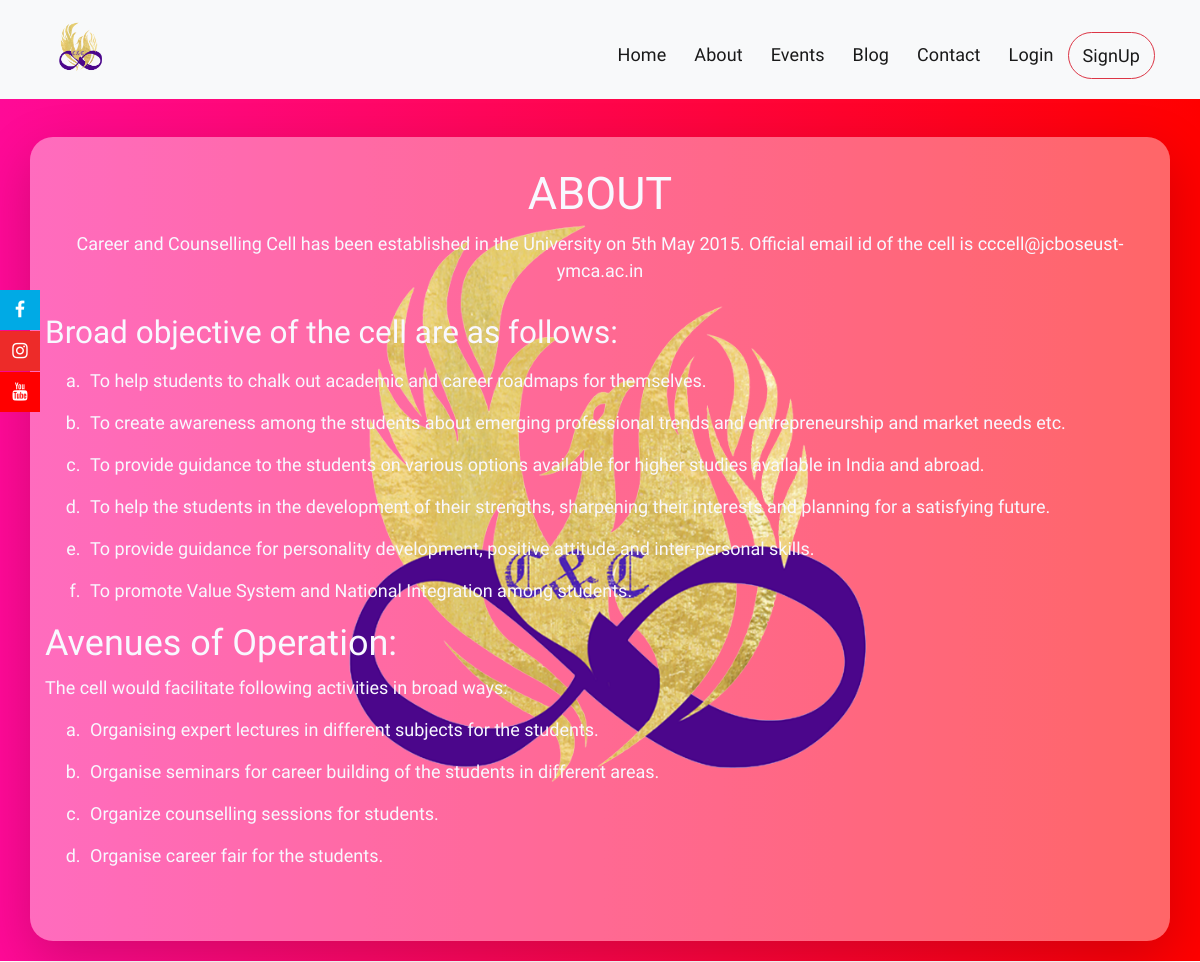
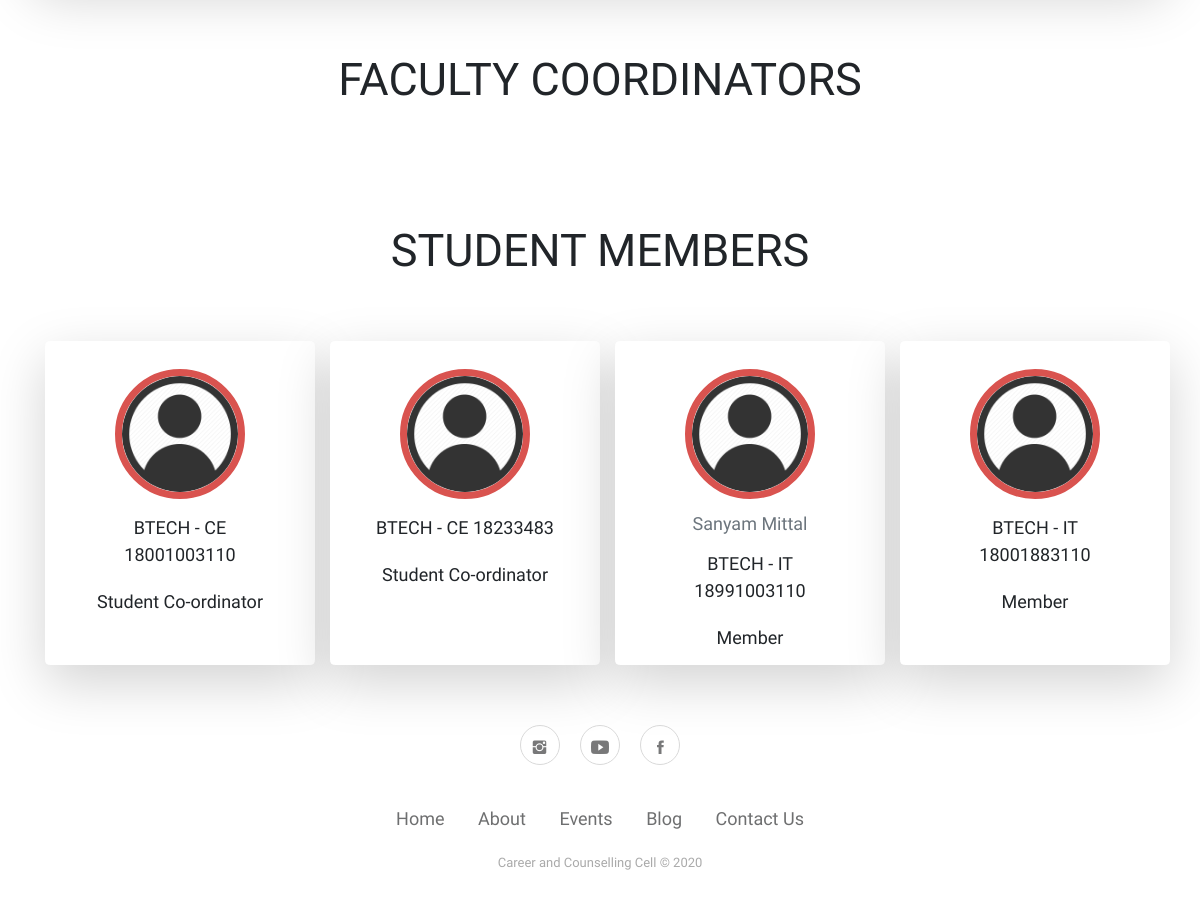
The page /about/ on the database its author committed (2 pictures, top to bottom).
### core/models.py (models this page shows, shortened)
class Member(models.Model):
    user = models.OneToOneField(User, on_delete=models.CASCADE)
    userprofile = models.ForeignKey(UserProfile, on_delete=models.CASCADE, default=None, blank=True, null=True)
    description = models.CharField(choices=member_description, max_length=100)
    status = models.CharField(choices=member_status, max_length=100, blank=True, null=True)
    class Meta:
        ordering = ['-description']

### accounts/models.py (models this page shows, shortened)
class UserProfile(models.Model):
    user = models.OneToOneField(User, on_delete=models.CASCADE)
    pic = models.ImageField(default='student pics/default_user.png', upload_to='student pics', blank=True, null=True)
    roll_no = models.BigIntegerField(unique=True)
    course = models.CharField(choices=courses, max_length=50)
    branch = models.CharField(choices=branch, max_length=50)
    icard = models.ImageField(upload_to='icard', blank=True, null=True)
    phoneno = models.BigIntegerField(default=None)
    password2 = models.CharField(default=None, max_length=100, blank=True, null=True)
    class Meta:
        ordering = ['-roll_no', 'branch', 'course']

### core/views.py (the view)
# urls.py: path('about/', about, name='about'),
def about(request):
    members = Member.objects.all()
    faculties = FacultyProfile.objects.all()
    context = {
        'members': members,
        'faculties': faculties,
    }
    return render(request, 'core/about.html', context)

### templates/core/about.html (shortened to what this page needs)
{% extends 'base.html' %}
{% load static %}
{% block content %}
    <br>
    <br>
    <br>
<div style="background: rgb(2,0,36);
background: linear-gradient(90deg, rgba(2,0,36,1) 0%, rgba(255,10,151,1) 0%, rgba(255,0,0,1) 100%); padding: 20px;">
    <div class="container wow slideInUp shadow-lg" style="margin-top: 40px; padding-top: 30px; border-radius: 23px; color: ghostwhite; background-color: rgba(255,255,255,0.4); background-image: url('../../../static/img/logo.png'); background-size: contain; background-repeat: no-repeat; background-position: center">
        <h1 class="text-center wow slideInLeft">ABOUT</h1>
        <p style="text-align: center" class="wow slideInLeft">Career and Counselling Cell has been established in the University on 5th May 2015. Official email id of the cell is cccell@jcboseust-ymca.ac.in</p>
        <p class="text-center" style="margin-top: 30px;">
        <h3 class="wow slideInLeft"> Broad objective of the cell are as follows:</h3>
        <ol type="a" class="wow slideInLeft">
        <li>To help students to chalk out academic and career roadmaps for themselves.</li>
        <li>To create awareness among the students about emerging professional trends and entrepreneurship and market needs etc.</li>
        <li>To provide guidance to the students on various options available for higher studies available in India and abroad.</li>
        <li>To help the students in the development of their strengths, sharpening their interests and planning for a satisfying future.</li>
        <li>To provide guidance for personality development, positive attitude and inter-personal skills.</li>
        <li>To promote Value System and National Integration among students.</li>
        </ol>
        <b> <h2 class="wow slideInLeft"> Avenues of Operation:</h2></b>
    The cell would facilitate following activities in broad ways:
        <ol type="a" class="wow slideInLeft">
            <li>Organising expert lectures in different subjects for the students.</li>
            <li>Organise seminars for career building of the students in different areas.</li>
            <li>Organize counselling sessions for students.</li>
            <li>Organise career fair for the students.</li>
        </ol>
        </p><br><br>
    </div>
</div>
    {% include 'core/teachers.html' %}
    {% include 'core/studentmember1.html' %}
{% endblock %}

### templates/base.html (shortened to what this page needs)
<!DOCTYPE html>
<html  lang="en" dir="ltr">
{% load static %}
<head>
    {% load static %}
    <link rel="stylesheet" href="https://cdnjs.cloudflare.com/ajax/libs/animate.css/3.7.2/animate.min.css">
    <link rel="stylesheet" href="https://cdnjs.cloudflare.com/ajax/libs/twitter-bootstrap/4.3.1/css/bootstrap.min.css">
    <link rel="stylesheet" href="https://cdnjs.cloudflare.com/ajax/libs/font-awesome/4.7.0/css/font-awesome.min.css">
    <link rel="stylesheet" href="{% static 'fonts/font-awesome.min.css' %}">
    <link rel="stylesheet" href="{% static 'fonts/ionicons.min.css' %}">
    <link rel="stylesheet" href="{% static 'css/Footer-Basic.css' %}">
    <link rel="stylesheet" href="{% static 'css/Social-Menu-Sticky.css' %}">
    <link rel="stylesheet" href="https://maxcdn.bootstrapcdn.com/bootstrap/4.0.0-beta/css/bootstrap.min.css">
</head>
<body>
{% include 'navbar.html' %}
<div id="fixed-social">
    <div><a class="fixed-facebook" href="https://www.facebook.com/cccymcaust/" target="_blank"><i class="fa fa-facebook"></i><span>&nbsp;Facebook</span></a></div>
    <div><a class="fixed-instagram" href="https://www.instagram.com/career_counselling_cell_ymca/" target="_blank"><i class="fa fa-instagram"></i><span>&nbsp;Instagram</span></a></div>
    <div><a class="fixed-youtube" href="https://www.youtube.com/channel/UCuiPk4pocoSo0Dr6QjhoSaQ" target="_blank"><i class="fa fa-youtube"></i><span>&nbsp;Youtube</span></a></div>
</div>
{% block content %}
{% endblock %}
{% include 'footer.html' %}
</body>
</html>

### templates/navbar.html (shortened to what this page needs)
{% load static %}
<div style="margin-top: -4px;">
    <nav class="navbar navbar-light navbar-expand-lg bg-light fixed-top" >
        <div class="container" style=""><a class="navbar-brand" href="{% url 'core:home' %}" style="font-family:Arial Narrow, cursive;font-size: 40px;color: #ffffff;"><img src="{% static 'img/logo.png' %}" height="70" width="70"></a>
            <div class="collapse navbar-collapse" id="navcol-1">
                <ul class="nav navbar-nav ml-auto">
                    <li class="nav-item" role="presentation"><a class="nav-link active bord" href="{% url 'core:home' %}">Home</a></li>
                    <li class="nav-item" role="presentation"><a class="nav-link active bord" href="{% url 'core:about' %}">About</a></li>
                    <li class="nav-item" role="presentation"><a class="nav-link active bord" href="{% url 'events:events_list' %}">Events</a></li>
                    <li class="nav-item" role="presentation"><a class="nav-link active bord" href="{% url 'blog:blog' %}">Blog</a></li>
                    <li class="nav-item" role="presentation"><a class="nav-link active bord" href="{% url 'core:contact' %}">Contact</a></li>
                    {% if not request.user.is_authenticated %}
                    <li class="nav-item" role="presentation"><a class="nav-link active bord" href="{% url 'accounts:login' %}">Login</a></li>
                    <li class="nav-item border-info hov  text-center border border-danger" role="presentation"><a class="nav-link active" href="{% url 'accounts:register' %}">SignUp</a></li>
                    {% endif %}
                </ul>
            </div>
        </div>
    </nav>
</div>

### templates/core/teachers.html (shortened to what this page needs)
{% load static %}
{% block static %}
    <link rel="stylesheet" href="{% static 'bootstrap/css/bootstrap.min.css' %}">
{% endblock %}
{% block content %}
<div class="container certibody wow slideInUp">
        <center>
            <h1>
                <br>
                FACULTY COORDINATORS
            </h1>
            <br><br>
        </center>
    </div>
{% endblock %}

### templates/core/studentmember1.html (shortened to what this page needs)
{% load static %}
{% block static %}
    <link rel="stylesheet" href="{% static 'bootstrap/css/bootstrap.min.css' %}">
{% endblock %}
{% block content %}
<div class="container certibody  wow slideInUp">
        <center>
            <h1>
                <br>
                STUDENT MEMBERS
            </h1>
            <br><br>
                <div class="row user-list">
                {% for member in members %}
                    <div class="col-md-3 item">
                        <div class="card border-white border rounded shadow-lg" data-bs-hover-animate="pulse" style="width: 15rem; height: 18rem;">
                            <div class="card-body">
                                <div class="card-title" style="margin-top: 5px;"><a href="{% url 'accounts:dashboard' member.user.username %}"><img class="img" src="{{ member.userprofile.pic.url }}" height="130" width="130"></a></div>
                                <a href="{% url 'accounts:dashboard' member.user.username %}"><h6 class="text-muted card-subtitle mb-2 name" style="margin-top: 0px;">{{member.user.first_name}} {{ member.user.last_name }}</h6></a>
                                <p class="card-text title" style="width: 180px;margin-top: 15px;margin-bottom: 20px;">{{ member.userprofile.course }} - {{ member.userprofile.branch }} {{ member.userprofile.roll_no }}</p>
                                {% if member.description %}
                                <p class="description">{{ member.description }}</p>
                                {% endif %}
                            </div>
                        </div>
                    </div>
                {% endfor %}
                </div>
        </center>
    </div>
{% endblock %}

### templates/footer.html
<div class="footer-basic wow fadeInUp">
    <footer>
        <div class="social">
            <a href="https://www.instagram.com/career_counselling_cell_ymca/"><i class="icon ion-social-instagram"></i></a>
            <a href="https://www.youtube.com/channel/UCuiPk4pocoSo0Dr6QjhoSaQ"><i class="icon ion-social-youtube"></i></a>
            <a href="https://www.facebook.com/cccymcaust/"><i class="icon ion-social-facebook"></i></a></div>
        <ul class="list-inline">
            <li class="list-inline-item"><a href="{% url 'core:home' %}">Home</a></li>
            <li class="list-inline-item"><a href="{% url 'core:about' %}">About</a></li>
            <li class="list-inline-item"><a href="{% url 'events:events_list' %}">Events</a></li>
            <li class="list-inline-item"><a href="{% url 'blog:blog' %}">Blog</a></li>
            <li class="list-inline-item"><a href="{% url 'core:contact' %}">Contact Us</a></li>
        </ul>
        <p class="copyright">Career and Counselling Cell © 2020</p>
    </footer>
</div>

### static/css/Social-Menu-Sticky.css (style rules this page uses)
* { -webkit-box-sizing: border-box; -moz-box-sizing: border-box; box-sizing: border-box; }
#fixed-social { position: fixed; top: 130px; z-index: 1; padding: 0px; margin: 0px; position: fixed; top: 290px; }
#fixed-social a { color: #fff; display: block; height: 40px; position: relative; text-align: center; line-height: 40px; width: 40px; margin-bottom: 1px; z-index: 1; }
.fixed-facebook { background-color: #00AAE5; }
.fixed-instagram { background-color: #ED2B29; }
.fixed-youtube { background-color: #FF0000; }

### templates/base.html (style rules this page uses)
* { font-family: 'ZCOOL XiaoWei', serif; font-size: 18px; }

### templates/navbar.html (style rules this page uses)
.hov { border-radius: 30px; }
li { padding-right: 5px; padding-left: 5px; }
li { margin-bottom: 4px; }
.bord::after { content: ''; display: block; width: 0; height: 2px; background: #D9534F; transition: width .3s; }
.nav-item { text-transform: capitalize; letter-spacing: .1px; }

### templates/core/about.html (style rules this page uses)
li { margin-top: 15px; }

### templates/core/teachers.html (style rules this page uses)
.img { border: 0.4rem solid #d9534f; border-radius: 100%; }
.row .item { margin-bottom: 20px; }

### templates/core/studentmember1.html (style rules this page uses)
.img { border: 0.4rem solid #d9534f; border-radius: 100%; }
.row .item { margin-bottom: 20px; }

### rows shown on the page
Member: userprofile.pic (placeholder picture), userprofile.course "BTECH", userprofile.branch "CE", userprofile.roll_no "18001003110", description "Student Co-ordinator"
Member: userprofile.pic (placeholder picture), userprofile.course "BTECH", userprofile.branch "CE", userprofile.roll_no "18233483", description "Student Co-ordinator"
Member: userprofile.pic (placeholder picture), user.first_name "Sanyam", user.last_name "Mittal", userprofile.course "BTECH", userprofile.branch "IT", userprofile.roll_no "18991003110", description "Member"
Member: userprofile.pic (placeholder picture), userprofile.course "BTECH", userprofile.branch "IT", userprofile.roll_no "18001883110", description "Member"
